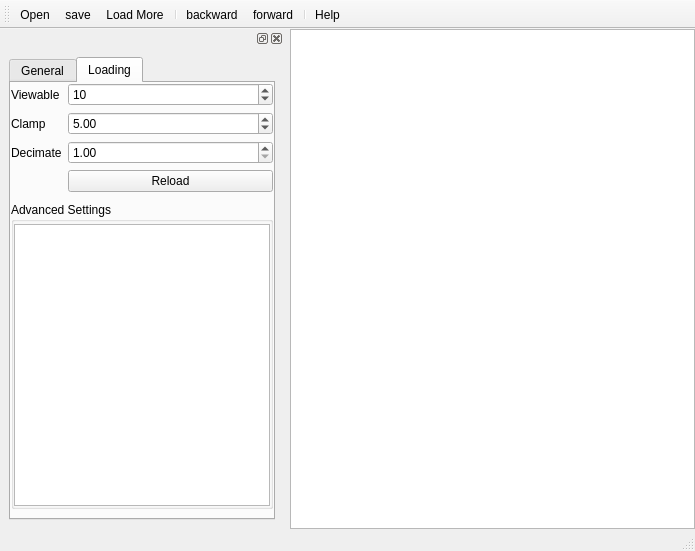
<?xml version="1.0" encoding="UTF-8"?>
<ui version="4.0">
 <class>MainWindow</class>
 <widget class="QMainWindow" name="MainWindow">
  <property name="geometry">
   <rect>
    <x>0</x>
    <y>0</y>
    <width>695</width>
    <height>551</height>
   </rect>
  </property>
  <property name="windowTitle">
   <string>MainWindow</string>
  </property>
  <widget class="QWidget" name="centralwidget">
   <layout class="QHBoxLayout" name="horizontalLayout_2">
    <property name="margin">
     <number>0</number>
    </property>
    <item>
     <layout class="QHBoxLayout" name="centralHLayout">
      <item>
       <widget class="QDockWidget" name="dockWidget">
        <property name="maximumSize">
         <size>
          <width>524287</width>
          <height>524287</height>
         </size>
        </property>
        <property name="features">
         <set>QDockWidget::AllDockWidgetFeatures</set>
        </property>
        <property name="allowedAreas">
         <set>Qt::LeftDockWidgetArea|Qt::RightDockWidgetArea</set>
        </property>
        <widget class="QWidget" name="dockWidgetContents">
         <layout class="QHBoxLayout" name="horizontalLayout">
          <property name="margin">
           <number>0</number>
          </property>
          <item>
           <widget class="QWidget" name="widget" native="true">
            <property name="sizePolicy">
             <sizepolicy hsizetype="Preferred" vsizetype="Preferred">
              <horstretch>0</horstretch>
              <verstretch>0</verstretch>
             </sizepolicy>
            </property>
            <property name="minimumSize">
             <size>
              <width>0</width>
              <height>0</height>
             </size>
            </property>
            <layout class="QVBoxLayout" name="verticalLayout">
             <item>
              <widget class="QTabWidget" name="tabWidget">
               <property name="currentIndex">
                <number>1</number>
               </property>
               <widget class="QWidget" name="tab">
                <attribute name="title">
                 <string>General</string>
                </attribute>
                <layout class="QFormLayout" name="formLayout">
                 <property name="fieldGrowthPolicy">
                  <enum>QFormLayout::FieldsStayAtSizeHint</enum>
                 </property>
                 <property name="leftMargin">
                  <number>0</number>
                 </property>
                 <property name="topMargin">
                  <number>0</number>
                 </property>
                 <property name="rightMargin">
                  <number>0</number>
                 </property>
                 <item row="0" column="0">
                  <widget class="QLabel" name="label_8">
                   <property name="text">
                    <string>Zoom</string>
                   </property>
                  </widget>
                 </item>
                 <item row="0" column="1">
                  <widget class="QDoubleSpinBox" name="imageZoomDoubleSpinBox">
                   <property name="minimum">
                    <double>0.010000000000000</double>
                   </property>
                   <property name="maximum">
                    <double>1.000000000000000</double>
                   </property>
                   <property name="singleStep">
                    <double>0.100000000000000</double>
                   </property>
                   <property name="value">
                    <double>1.000000000000000</double>
                   </property>
                  </widget>
                 </item>
                 <item row="1" column="1">
                  <widget class="QSlider" name="zoomSlider">
                   <property name="minimum">
                    <number>1</number>
                   </property>
                   <property name="maximum">
                    <number>100</number>
                   </property>
                   <property name="value">
                    <number>100</number>
                   </property>
                   <property name="orientation">
                    <enum>Qt::Horizontal</enum>
                   </property>
                   <property name="tickPosition">
                    <enum>QSlider::NoTicks</enum>
                   </property>
                  </widget>
                 </item>
                 <item row="2" column="0">
                  <widget class="QLabel" name="label_2">
                   <property name="text">
                    <string>Contrast</string>
                   </property>
                  </widget>
                 </item>
                 <item row="2" column="1">
                  <widget class="QSlider" name="contrastSlider">
                   <property name="minimum">
                    <number>1</number>
                   </property>
                   <property name="maximum">
                    <number>400</number>
                   </property>
                   <property name="pageStep">
                    <number>40</number>
                   </property>
                   <property name="value">
                    <number>200</number>
                   </property>
                   <property name="orientation">
                    <enum>Qt::Horizontal</enum>
                   </property>
                   <property name="tickPosition">
                    <enum>QSlider::NoTicks</enum>
                   </property>
                  </widget>
                 </item>
                 <item row="3" column="1">
                  <widget class="QSpinBox" name="pageSpinBox">
                   <property name="suffix">
                    <string> of 0</string>
                   </property>
                   <property name="minimum">
                    <number>1</number>
                   </property>
                   <property name="maximum">
                    <number>99999</number>
                   </property>
                  </widget>
                 </item>
                 <item row="3" column="0">
                  <widget class="QLabel" name="label_4">
                   <property name="text">
                    <string>Page</string>
                   </property>
                  </widget>
                 </item>
                </layout>
               </widget>
               <widget class="QWidget" name="tab_2">
                <attribute name="title">
                 <string>Loading</string>
                </attribute>
                <layout class="QVBoxLayout" name="verticalLayout_2">
                 <property name="leftMargin">
                  <number>0</number>
                 </property>
                 <property name="topMargin">
                  <number>0</number>
                 </property>
                 <property name="rightMargin">
                  <number>0</number>
                 </property>
                 <item>
                  <widget class="QWidget" name="widget_2" native="true">
                   <layout class="QFormLayout" name="formLayout_2">
                    <property name="leftMargin">
                     <number>0</number>
                    </property>
                    <property name="topMargin">
                     <number>0</number>
                    </property>
                    <property name="rightMargin">
                     <number>0</number>
                    </property>
                    <property name="bottomMargin">
                     <number>4</number>
                    </property>
                    <item row="0" column="0">
                     <widget class="QLabel" name="label_3">
                      <property name="toolTip">
                       <string>Number of images to display at once</string>
                      </property>
                      <property name="text">
                       <string>Viewable</string>
                      </property>
                     </widget>
                    </item>
                    <item row="0" column="1">
                     <widget class="QSpinBox" name="imageCountSpinBox">
                      <property name="toolTip">
                       <string>Number of images to display at once</string>
                      </property>
                      <property name="frame">
                       <bool>true</bool>
                      </property>
                      <property name="minimum">
                       <number>1</number>
                      </property>
                      <property name="maximum">
                       <number>9999999</number>
                      </property>
                      <property name="value">
                       <number>10</number>
                      </property>
                     </widget>
                    </item>
                    <item row="1" column="0">
                     <widget class="QLabel" name="label_5">
                      <property name="text">
                       <string>Clamp</string>
                      </property>
                     </widget>
                    </item>
                    <item row="1" column="1">
                     <widget class="QDoubleSpinBox" name="clampDoubleSpinBox">
                      <property name="minimum">
                       <double>1.000000000000000</double>
                      </property>
                      <property name="singleStep">
                       <double>1.000000000000000</double>
                      </property>
                      <property name="value">
                       <double>5.000000000000000</double>
                      </property>
                     </widget>
                    </item>
                    <item row="2" column="0">
                     <widget class="QLabel" name="label">
                      <property name="text">
                       <string>Decimate</string>
                      </property>
                     </widget>
                    </item>
                    <item row="2" column="1">
                     <widget class="QDoubleSpinBox" name="decimateSpinBox">
                      <property name="minimum">
                       <double>1.000000000000000</double>
                      </property>
                      <property name="maximum">
                       <double>16.000000000000000</double>
                      </property>
                     </widget>
                    </item>
                    <item row="3" column="1">
                     <widget class="QPushButton" name="loadImagesPushButton">
                      <property name="text">
                       <string>Reload</string>
                      </property>
                      <property name="icon">
                       <iconset resource="../icons/icons.qrc">
                        <normaloff>:/mini/mini/arrow_rotate_clockwise.png</normaloff>:/mini/mini/arrow_rotate_clockwise.png</iconset>
                      </property>
                     </widget>
                    </item>
                   </layout>
                  </widget>
                 </item>
                 <item>
                  <widget class="QGroupBox" name="groupBox">
                   <property name="title">
                    <string>Advanced Settings</string>
                   </property>
                   <layout class="QVBoxLayout" name="verticalLayout_3">
                    <property name="leftMargin">
                     <number>0</number>
                    </property>
                    <property name="topMargin">
                     <number>2</number>
                    </property>
                    <property name="rightMargin">
                     <number>0</number>
                    </property>
                    <property name="bottomMargin">
                     <number>0</number>
                    </property>
                    <item>
                     <widget class="QTreeView" name="advancedSettingsTreeView">
                      <property name="editTriggers">
                       <set>QAbstractItemView::EditKeyPressed|QAbstractItemView::SelectedClicked</set>
                      </property>
                      <property name="alternatingRowColors">
                       <bool>true</bool>
                      </property>
                      <property name="indentation">
                       <number>15</number>
                      </property>
                      <property name="uniformRowHeights">
                       <bool>true</bool>
                      </property>
                      <attribute name="headerCascadingSectionResizes">
                       <bool>true</bool>
                      </attribute>
                     </widget>
                    </item>
                   </layout>
                  </widget>
                 </item>
                </layout>
               </widget>
              </widget>
             </item>
            </layout>
           </widget>
          </item>
         </layout>
        </widget>
       </widget>
      </item>
      <item>
       <widget class="QListView" name="imageListView">
        <property name="sizePolicy">
         <sizepolicy hsizetype="Expanding" vsizetype="Expanding">
          <horstretch>2</horstretch>
          <verstretch>0</verstretch>
         </sizepolicy>
        </property>
        <property name="editTriggers">
         <set>QAbstractItemView::NoEditTriggers</set>
        </property>
        <property name="showDropIndicator" stdset="0">
         <bool>false</bool>
        </property>
        <property name="selectionMode">
         <enum>QAbstractItemView::MultiSelection</enum>
        </property>
        <property name="movement">
         <enum>QListView::Static</enum>
        </property>
        <property name="isWrapping" stdset="0">
         <bool>true</bool>
        </property>
        <property name="spacing">
         <number>2</number>
        </property>
        <property name="viewMode">
         <enum>QListView::IconMode</enum>
        </property>
       </widget>
      </item>
     </layout>
    </item>
   </layout>
  </widget>
  <widget class="QMenuBar" name="menubar">
   <property name="geometry">
    <rect>
     <x>0</x>
     <y>0</y>
     <width>695</width>
     <height>22</height>
    </rect>
   </property>
  </widget>
  <widget class="QStatusBar" name="statusbar"/>
  <widget class="QToolBar" name="toolBar">
   <property name="windowTitle">
    <string>toolBar</string>
   </property>
   <attribute name="toolBarArea">
    <enum>TopToolBarArea</enum>
   </attribute>
   <attribute name="toolBarBreak">
    <bool>false</bool>
   </attribute>
   <addaction name="actionOpen"/>
   <addaction name="actionSave"/>
   <addaction name="actionLoad_More"/>
   <addaction name="separator"/>
   <addaction name="actionBackward"/>
   <addaction name="actionForward"/>
   <addaction name="separator"/>
   <addaction name="actionHelp"/>
  </widget>
  <action name="actionOpen">
   <property name="icon">
    <iconset resource="../icons/icons.qrc">
     <normaloff>:/mini/mini/folder.png</normaloff>:/mini/mini/folder.png</iconset>
   </property>
   <property name="text">
    <string>Open</string>
   </property>
   <property name="toolTip">
    <string>Open a file to plot or a stack of images to display</string>
   </property>
   <property name="shortcut">
    <string>Meta+O</string>
   </property>
  </action>
  <action name="actionFitToView">
   <property name="icon">
    <iconset resource="../icons/icons.qrc">
     <normaloff>:/mini/mini/arrow_in.png</normaloff>:/mini/mini/arrow_in.png</iconset>
   </property>
   <property name="text">
    <string>Fit to View</string>
   </property>
   <property name="toolTip">
    <string>Fit all images to view</string>
   </property>
  </action>
  <action name="actionHome">
   <property name="icon">
    <iconset resource="../icons/icons.qrc">
     <normaloff>:/mini/mini/house.png</normaloff>:/mini/mini/house.png</iconset>
   </property>
   <property name="text">
    <string>home</string>
   </property>
   <property name="toolTip">
    <string>Reset the view</string>
   </property>
  </action>
  <action name="actionZoom">
   <property name="checkable">
    <bool>true</bool>
   </property>
   <property name="icon">
    <iconset resource="../icons/icons.qrc">
     <normaloff>:/mini/mini/zoom_out.png</normaloff>:/mini/mini/zoom_out.png</iconset>
   </property>
   <property name="text">
    <string>zoom</string>
   </property>
   <property name="toolTip">
    <string>Use the cursor to zoom in on an area of the plot</string>
   </property>
  </action>
  <action name="actionForward">
   <property name="icon">
    <iconset resource="../icons/icons.qrc">
     <normaloff>:/mini/mini/resultset_next.png</normaloff>:/mini/mini/resultset_next.png</iconset>
   </property>
   <property name="text">
    <string>forward</string>
   </property>
   <property name="toolTip">
    <string>Step forward in action history</string>
   </property>
   <property name="shortcut">
    <string>Space</string>
   </property>
  </action>
  <action name="actionBackward">
   <property name="icon">
    <iconset resource="../icons/icons.qrc">
     <normaloff>:/mini/mini/resultset_previous.png</normaloff>:/mini/mini/resultset_previous.png</iconset>
   </property>
   <property name="text">
    <string>backward</string>
   </property>
   <property name="toolTip">
    <string>Step backward in action history</string>
   </property>
   <property name="shortcut">
    <string>Left</string>
   </property>
  </action>
  <action name="actionSave">
   <property name="icon">
    <iconset resource="../icons/icons.qrc">
     <normaloff>:/mini/mini/disk.png</normaloff>:/mini/mini/disk.png</iconset>
   </property>
   <property name="text">
    <string>save</string>
   </property>
   <property name="toolTip">
    <string>Save the current plot</string>
   </property>
  </action>
  <action name="actionShow_Options">
   <property name="icon">
    <iconset resource="../icons/icons.qrc">
     <normaloff>:/mini/mini/database_table.png</normaloff>:/mini/mini/database_table.png</iconset>
   </property>
   <property name="text">
    <string>Show Options</string>
   </property>
   <property name="toolTip">
    <string>Display dialog to configure plot options</string>
   </property>
  </action>
  <action name="actionHide_Controls">
   <property name="checkable">
    <bool>true</bool>
   </property>
   <property name="icon">
    <iconset resource="../icons/icons.qrc">
     <normaloff>:/mini/mini/application_side_list.png</normaloff>:/mini/mini/application_side_list.png</iconset>
   </property>
   <property name="text">
    <string>Hide Controls</string>
   </property>
   <property name="toolTip">
    <string>Hide the controls</string>
   </property>
  </action>
  <action name="actionOriginal_Size">
   <property name="icon">
    <iconset resource="../icons/icons.qrc">
     <normaloff>:/mini/mini/arrow_out.png</normaloff>:/mini/mini/arrow_out.png</iconset>
   </property>
   <property name="text">
    <string>Original Size</string>
   </property>
   <property name="toolTip">
    <string>Zoom images to original size</string>
   </property>
  </action>
  <action name="actionHelp">
   <property name="icon">
    <iconset resource="../icons/icons.qrc">
     <normaloff>:/mini/mini/help.png</normaloff>:/mini/mini/help.png</iconset>
   </property>
   <property name="text">
    <string>Help</string>
   </property>
   <property name="toolTip">
    <string>Display help dialog</string>
   </property>
  </action>
  <action name="actionLoad_More">
   <property name="icon">
    <iconset resource="../icons/icons.qrc">
     <normaloff>:/mini/mini/arrow_refresh.png</normaloff>:/mini/mini/arrow_refresh.png</iconset>
   </property>
   <property name="text">
    <string>Load More</string>
   </property>
   <property name="toolTip">
    <string>Search for additional micrographs in directories already in use</string>
   </property>
  </action>
  <action name="actionAdvanced_Settings">
   <property name="icon">
    <iconset resource="../icons/icons.qrc">
     <normaloff>:/mini/mini/wrench_orange.png</normaloff>:/mini/mini/wrench_orange.png</iconset>
   </property>
   <property name="text">
    <string>Advanced Settings</string>
   </property>
   <property name="toolTip">
    <string>Open the Advanced Settings Dialog</string>
   </property>
  </action>
 </widget>
 <resources>
  <include location="../icons/icons.qrc"/>
 </resources>
 <connections/>
</ui>
